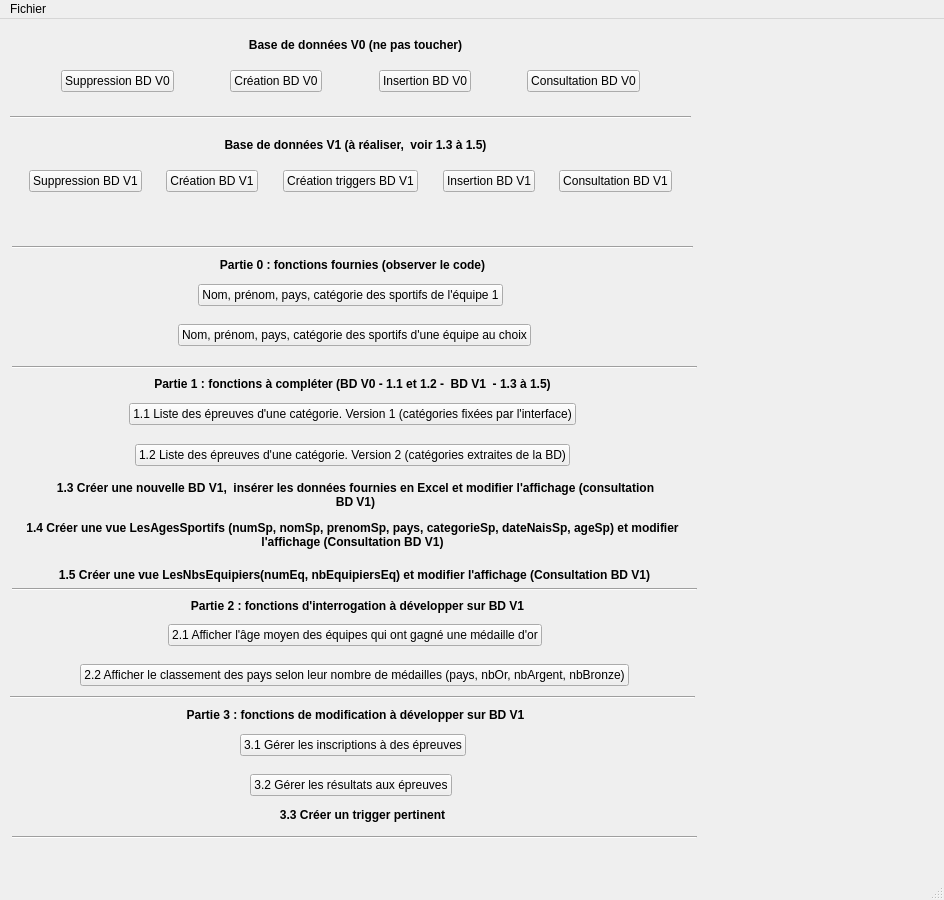
<?xml version="1.0" encoding="UTF-8"?>
<ui version="4.0">
 <class>MainWindow</class>
 <widget class="QMainWindow" name="MainWindow">
  <property name="geometry">
   <rect>
    <x>0</x>
    <y>0</y>
    <width>944</width>
    <height>900</height>
   </rect>
  </property>
  <property name="windowTitle">
   <string>Projet Jeux Olympiques</string>
  </property>
  <widget class="QWidget" name="centralwidget">
   <widget class="Line" name="line_V1">
    <property name="geometry">
     <rect>
      <x>10</x>
      <y>90</y>
      <width>681</width>
      <height>16</height>
     </rect>
    </property>
    <property name="orientation">
     <enum>Qt::Horizontal</enum>
    </property>
   </widget>
   <widget class="QLabel" name="label_V0">
    <property name="geometry">
     <rect>
      <x>10</x>
      <y>10</y>
      <width>691</width>
      <height>31</height>
     </rect>
    </property>
    <property name="font">
     <font>
      <weight>75</weight>
      <bold>true</bold>
     </font>
    </property>
    <property name="text">
     <string>Base de données V0 (ne pas toucher)</string>
    </property>
    <property name="alignment">
     <set>Qt::AlignCenter</set>
    </property>
   </widget>
   <widget class="Line" name="line_partie_0">
    <property name="geometry">
     <rect>
      <x>12</x>
      <y>220</y>
      <width>681</width>
      <height>16</height>
     </rect>
    </property>
    <property name="orientation">
     <enum>Qt::Horizontal</enum>
    </property>
   </widget>
   <widget class="QLabel" name="label_partie_0">
    <property name="geometry">
     <rect>
      <x>7</x>
      <y>230</y>
      <width>691</width>
      <height>31</height>
     </rect>
    </property>
    <property name="font">
     <font>
      <weight>75</weight>
      <bold>true</bold>
     </font>
    </property>
    <property name="text">
     <string>Partie 0 : fonctions fournies (observer le code)</string>
    </property>
    <property name="alignment">
     <set>Qt::AlignCenter</set>
    </property>
   </widget>
   <widget class="Line" name="line_partie_1">
    <property name="geometry">
     <rect>
      <x>12</x>
      <y>340</y>
      <width>685</width>
      <height>16</height>
     </rect>
    </property>
    <property name="orientation">
     <enum>Qt::Horizontal</enum>
    </property>
   </widget>
   <widget class="QLabel" name="label_partie_1">
    <property name="geometry">
     <rect>
      <x>7</x>
      <y>349</y>
      <width>691</width>
      <height>31</height>
     </rect>
    </property>
    <property name="font">
     <font>
      <weight>75</weight>
      <bold>true</bold>
     </font>
    </property>
    <property name="text">
     <string>Partie 1 : fonctions à compléter (BD V0 - 1.1 et 1.2 -  BD V1  - 1.3 à 1.5)</string>
    </property>
    <property name="alignment">
     <set>Qt::AlignCenter</set>
    </property>
   </widget>
   <widget class="QLabel" name="label_partie_1_4">
    <property name="geometry">
     <rect>
      <x>10</x>
      <y>500</y>
      <width>685</width>
      <height>31</height>
     </rect>
    </property>
    <property name="font">
     <font>
      <weight>75</weight>
      <bold>true</bold>
     </font>
    </property>
    <property name="text">
     <string>1.4 Créer une vue LesAgesSportifs (numSp, nomSp, prenomSp, pays, categorieSp, dateNaisSp, ageSp) et modifier l'affichage (Consultation BD V1)</string>
    </property>
    <property name="alignment">
     <set>Qt::AlignCenter</set>
    </property>
    <property name="wordWrap">
     <bool>true</bool>
    </property>
   </widget>
   <widget class="QLabel" name="label_partie_1_3">
    <property name="geometry">
     <rect>
      <x>50</x>
      <y>450</y>
      <width>611</width>
      <height>51</height>
     </rect>
    </property>
    <property name="font">
     <font>
      <weight>75</weight>
      <bold>true</bold>
     </font>
    </property>
    <property name="text">
     <string>1.3 Créer une nouvelle BD V1,  insérer les données fournies en Excel et modifier l'affichage (consultation BD V1)</string>
    </property>
    <property name="alignment">
     <set>Qt::AlignCenter</set>
    </property>
    <property name="wordWrap">
     <bool>true</bool>
    </property>
   </widget>
   <widget class="QLabel" name="label_partie_1_5">
    <property name="geometry">
     <rect>
      <x>12</x>
      <y>540</y>
      <width>685</width>
      <height>31</height>
     </rect>
    </property>
    <property name="font">
     <font>
      <weight>75</weight>
      <bold>true</bold>
     </font>
    </property>
    <property name="text">
     <string>1.5 Créer une vue LesNbsEquipiers(numEq, nbEquipiersEq) et modifier l'affichage (Consultation BD V1)</string>
    </property>
    <property name="alignment">
     <set>Qt::AlignCenter</set>
    </property>
    <property name="wordWrap">
     <bool>true</bool>
    </property>
   </widget>
   <widget class="Line" name="line_partie_2">
    <property name="geometry">
     <rect>
      <x>12</x>
      <y>562</y>
      <width>685</width>
      <height>16</height>
     </rect>
    </property>
    <property name="orientation">
     <enum>Qt::Horizontal</enum>
    </property>
   </widget>
   <widget class="QLabel" name="label_partie_2">
    <property name="geometry">
     <rect>
      <x>12</x>
      <y>571</y>
      <width>691</width>
      <height>31</height>
     </rect>
    </property>
    <property name="font">
     <font>
      <weight>75</weight>
      <bold>true</bold>
     </font>
    </property>
    <property name="text">
     <string>Partie 2 : fonctions d'interrogation à développer sur BD V1</string>
    </property>
    <property name="alignment">
     <set>Qt::AlignCenter</set>
    </property>
   </widget>
   <widget class="Line" name="line_partie_3">
    <property name="geometry">
     <rect>
      <x>10</x>
      <y>670</y>
      <width>685</width>
      <height>16</height>
     </rect>
    </property>
    <property name="orientation">
     <enum>Qt::Horizontal</enum>
    </property>
   </widget>
   <widget class="QLabel" name="label_partie_3">
    <property name="geometry">
     <rect>
      <x>10</x>
      <y>685</y>
      <width>691</width>
      <height>21</height>
     </rect>
    </property>
    <property name="font">
     <font>
      <weight>75</weight>
      <bold>true</bold>
     </font>
    </property>
    <property name="text">
     <string>Partie 3 : fonctions de modification à développer sur BD V1</string>
    </property>
    <property name="alignment">
     <set>Qt::AlignCenter</set>
    </property>
   </widget>
   <widget class="Line" name="line_fin">
    <property name="geometry">
     <rect>
      <x>12</x>
      <y>810</y>
      <width>685</width>
      <height>16</height>
     </rect>
    </property>
    <property name="orientation">
     <enum>Qt::Horizontal</enum>
    </property>
   </widget>
   <widget class="QLabel" name="label_retour_BD">
    <property name="geometry">
     <rect>
      <x>10</x>
      <y>190</y>
      <width>689</width>
      <height>19</height>
     </rect>
    </property>
    <property name="text">
     <string/>
    </property>
    <property name="alignment">
     <set>Qt::AlignCenter</set>
    </property>
   </widget>
   <widget class="QWidget" name="layoutWidget">
    <property name="geometry">
     <rect>
      <x>10</x>
      <y>40</y>
      <width>681</width>
      <height>44</height>
     </rect>
    </property>
    <layout class="QHBoxLayout" name="horizontalLayout_V0">
     <item>
      <spacer name="horizontalSpacer">
       <property name="orientation">
        <enum>Qt::Horizontal</enum>
       </property>
       <property name="sizeHint" stdset="0">
        <size>
         <width>40</width>
         <height>20</height>
        </size>
       </property>
      </spacer>
     </item>
     <item>
      <widget class="QPushButton" name="pushButton_supprimer_V0">
       <property name="text">
        <string>Suppression BD V0</string>
       </property>
      </widget>
     </item>
     <item>
      <spacer name="horizontalSpacer_3">
       <property name="orientation">
        <enum>Qt::Horizontal</enum>
       </property>
       <property name="sizeHint" stdset="0">
        <size>
         <width>40</width>
         <height>20</height>
        </size>
       </property>
      </spacer>
     </item>
     <item>
      <widget class="QPushButton" name="pushButton_creer_V0">
       <property name="text">
        <string>Création BD V0</string>
       </property>
      </widget>
     </item>
     <item>
      <spacer name="horizontalSpacer_2">
       <property name="orientation">
        <enum>Qt::Horizontal</enum>
       </property>
       <property name="sizeHint" stdset="0">
        <size>
         <width>40</width>
         <height>20</height>
        </size>
       </property>
      </spacer>
     </item>
     <item>
      <widget class="QPushButton" name="pushButton_inserer_V0">
       <property name="text">
        <string>Insertion BD V0</string>
       </property>
      </widget>
     </item>
     <item>
      <spacer name="horizontalSpacer_21">
       <property name="orientation">
        <enum>Qt::Horizontal</enum>
       </property>
       <property name="sizeHint" stdset="0">
        <size>
         <width>40</width>
         <height>20</height>
        </size>
       </property>
      </spacer>
     </item>
     <item>
      <widget class="QPushButton" name="pushButton_consulter_V0">
       <property name="text">
        <string>Consultation BD V0</string>
       </property>
      </widget>
     </item>
     <item>
      <spacer name="horizontalSpacer_4">
       <property name="orientation">
        <enum>Qt::Horizontal</enum>
       </property>
       <property name="sizeHint" stdset="0">
        <size>
         <width>40</width>
         <height>20</height>
        </size>
       </property>
      </spacer>
     </item>
    </layout>
   </widget>
   <widget class="QWidget" name="layoutWidget">
    <property name="geometry">
     <rect>
      <x>10</x>
      <y>260</y>
      <width>681</width>
      <height>32</height>
     </rect>
    </property>
    <layout class="QHBoxLayout" name="horizontalLayout_partie_0_1">
     <item>
      <spacer name="horizontalSpacer_7">
       <property name="orientation">
        <enum>Qt::Horizontal</enum>
       </property>
       <property name="sizeHint" stdset="0">
        <size>
         <width>40</width>
         <height>20</height>
        </size>
       </property>
      </spacer>
     </item>
     <item>
      <widget class="QPushButton" name="pushButton_fct_fournie_1">
       <property name="text">
        <string>Nom, prénom, pays, catégorie des sportifs de l'équipe 1</string>
       </property>
      </widget>
     </item>
     <item>
      <spacer name="horizontalSpacer_5">
       <property name="orientation">
        <enum>Qt::Horizontal</enum>
       </property>
       <property name="sizeHint" stdset="0">
        <size>
         <width>40</width>
         <height>20</height>
        </size>
       </property>
      </spacer>
     </item>
    </layout>
   </widget>
   <widget class="QWidget" name="layoutWidget">
    <property name="geometry">
     <rect>
      <x>12</x>
      <y>300</y>
      <width>685</width>
      <height>32</height>
     </rect>
    </property>
    <layout class="QHBoxLayout" name="horizontalLayout_partie_0_2">
     <item>
      <spacer name="horizontalSpacer_8">
       <property name="orientation">
        <enum>Qt::Horizontal</enum>
       </property>
       <property name="sizeHint" stdset="0">
        <size>
         <width>40</width>
         <height>20</height>
        </size>
       </property>
      </spacer>
     </item>
     <item>
      <widget class="QPushButton" name="pushButton_fct_fournie_2">
       <property name="text">
        <string>Nom, prénom, pays, catégorie des sportifs d'une équipe au choix</string>
       </property>
      </widget>
     </item>
     <item>
      <spacer name="horizontalSpacer_6">
       <property name="orientation">
        <enum>Qt::Horizontal</enum>
       </property>
       <property name="sizeHint" stdset="0">
        <size>
         <width>40</width>
         <height>20</height>
        </size>
       </property>
      </spacer>
     </item>
    </layout>
   </widget>
   <widget class="QWidget" name="layoutWidget">
    <property name="geometry">
     <rect>
      <x>12</x>
      <y>600</y>
      <width>685</width>
      <height>32</height>
     </rect>
    </property>
    <layout class="QHBoxLayout" name="horizontalLayout_partie_2_1">
     <item>
      <spacer name="horizontalSpacer_18">
       <property name="orientation">
        <enum>Qt::Horizontal</enum>
       </property>
       <property name="sizeHint" stdset="0">
        <size>
         <width>40</width>
         <height>20</height>
        </size>
       </property>
      </spacer>
     </item>
     <item>
      <widget class="QPushButton" name="pushButton_2_1">
       <property name="text">
        <string>2.1 Afficher l'âge moyen des équipes qui ont gagné une médaille d'or</string>
       </property>
      </widget>
     </item>
     <item>
      <spacer name="horizontalSpacer_17">
       <property name="orientation">
        <enum>Qt::Horizontal</enum>
       </property>
       <property name="sizeHint" stdset="0">
        <size>
         <width>40</width>
         <height>20</height>
        </size>
       </property>
      </spacer>
     </item>
    </layout>
   </widget>
   <widget class="QWidget" name="layoutWidget">
    <property name="geometry">
     <rect>
      <x>12</x>
      <y>640</y>
      <width>685</width>
      <height>32</height>
     </rect>
    </property>
    <layout class="QHBoxLayout" name="horizontalLayout_partie_2_2">
     <item>
      <spacer name="horizontalSpacer_20">
       <property name="orientation">
        <enum>Qt::Horizontal</enum>
       </property>
       <property name="sizeHint" stdset="0">
        <size>
         <width>40</width>
         <height>20</height>
        </size>
       </property>
      </spacer>
     </item>
     <item>
      <widget class="QPushButton" name="pushButton_2_2">
       <property name="text">
        <string>2.2 Afficher le classement des pays selon leur nombre de médailles (pays, nbOr, nbArgent, nbBronze)</string>
       </property>
      </widget>
     </item>
     <item>
      <spacer name="horizontalSpacer_19">
       <property name="orientation">
        <enum>Qt::Horizontal</enum>
       </property>
       <property name="sizeHint" stdset="0">
        <size>
         <width>40</width>
         <height>20</height>
        </size>
       </property>
      </spacer>
     </item>
    </layout>
   </widget>
   <widget class="QWidget" name="layoutWidget">
    <property name="geometry">
     <rect>
      <x>10</x>
      <y>710</y>
      <width>685</width>
      <height>32</height>
     </rect>
    </property>
    <layout class="QHBoxLayout" name="horizontalLayout_partie_3_1">
     <item>
      <spacer name="horizontalSpacer_24">
       <property name="orientation">
        <enum>Qt::Horizontal</enum>
       </property>
       <property name="sizeHint" stdset="0">
        <size>
         <width>40</width>
         <height>20</height>
        </size>
       </property>
      </spacer>
     </item>
     <item>
      <widget class="QPushButton" name="pushButton_3_1">
       <property name="text">
        <string>3.1 Gérer les inscriptions à des épreuves</string>
       </property>
      </widget>
     </item>
     <item>
      <spacer name="horizontalSpacer_23">
       <property name="orientation">
        <enum>Qt::Horizontal</enum>
       </property>
       <property name="sizeHint" stdset="0">
        <size>
         <width>40</width>
         <height>20</height>
        </size>
       </property>
      </spacer>
     </item>
    </layout>
   </widget>
   <widget class="QWidget" name="layoutWidget">
    <property name="geometry">
     <rect>
      <x>10</x>
      <y>750</y>
      <width>681</width>
      <height>32</height>
     </rect>
    </property>
    <layout class="QHBoxLayout" name="horizontalLayout_partie_3_2">
     <item>
      <spacer name="horizontalSpacer_26">
       <property name="orientation">
        <enum>Qt::Horizontal</enum>
       </property>
       <property name="sizeHint" stdset="0">
        <size>
         <width>40</width>
         <height>20</height>
        </size>
       </property>
      </spacer>
     </item>
     <item>
      <widget class="QPushButton" name="pushButton_3_2">
       <property name="text">
        <string>3.2 Gérer les résultats aux épreuves</string>
       </property>
      </widget>
     </item>
     <item>
      <spacer name="horizontalSpacer_25">
       <property name="orientation">
        <enum>Qt::Horizontal</enum>
       </property>
       <property name="sizeHint" stdset="0">
        <size>
         <width>40</width>
         <height>20</height>
        </size>
       </property>
      </spacer>
     </item>
    </layout>
   </widget>
   <widget class="QWidget" name="layoutWidget_2">
    <property name="geometry">
     <rect>
      <x>10</x>
      <y>379</y>
      <width>685</width>
      <height>32</height>
     </rect>
    </property>
    <layout class="QHBoxLayout" name="horizontalLayout_partie_1_1">
     <item>
      <spacer name="horizontalSpacer_12">
       <property name="orientation">
        <enum>Qt::Horizontal</enum>
       </property>
       <property name="sizeHint" stdset="0">
        <size>
         <width>40</width>
         <height>20</height>
        </size>
       </property>
      </spacer>
     </item>
     <item>
      <widget class="QPushButton" name="pushButton_1_1">
       <property name="text">
        <string>1.1 Liste des épreuves d'une catégorie. Version 1 (catégories fixées par l'interface)</string>
       </property>
      </widget>
     </item>
     <item>
      <spacer name="horizontalSpacer_11">
       <property name="orientation">
        <enum>Qt::Horizontal</enum>
       </property>
       <property name="sizeHint" stdset="0">
        <size>
         <width>40</width>
         <height>20</height>
        </size>
       </property>
      </spacer>
     </item>
    </layout>
   </widget>
   <widget class="QWidget" name="layoutWidget_3">
    <property name="geometry">
     <rect>
      <x>10</x>
      <y>420</y>
      <width>685</width>
      <height>32</height>
     </rect>
    </property>
    <layout class="QHBoxLayout" name="horizontalLayout_partie_1_2">
     <item>
      <spacer name="horizontalSpacer_14">
       <property name="orientation">
        <enum>Qt::Horizontal</enum>
       </property>
       <property name="sizeHint" stdset="0">
        <size>
         <width>40</width>
         <height>20</height>
        </size>
       </property>
      </spacer>
     </item>
     <item>
      <widget class="QPushButton" name="pushButton_1_2">
       <property name="text">
        <string>1.2 Liste des épreuves d'une catégorie. Version 2 (catégories extraites de la BD)</string>
       </property>
      </widget>
     </item>
     <item>
      <spacer name="horizontalSpacer_13">
       <property name="orientation">
        <enum>Qt::Horizontal</enum>
       </property>
       <property name="sizeHint" stdset="0">
        <size>
         <width>40</width>
         <height>20</height>
        </size>
       </property>
      </spacer>
     </item>
    </layout>
   </widget>
   <widget class="QLabel" name="label_trigger">
    <property name="geometry">
     <rect>
      <x>20</x>
      <y>780</y>
      <width>685</width>
      <height>31</height>
     </rect>
    </property>
    <property name="font">
     <font>
      <weight>75</weight>
      <bold>true</bold>
     </font>
    </property>
    <property name="text">
     <string>3.3 Créer un trigger pertinent</string>
    </property>
    <property name="alignment">
     <set>Qt::AlignCenter</set>
    </property>
    <property name="wordWrap">
     <bool>true</bool>
    </property>
   </widget>
   <widget class="QWidget" name="layoutWidget_4">
    <property name="geometry">
     <rect>
      <x>10</x>
      <y>140</y>
      <width>681</width>
      <height>44</height>
     </rect>
    </property>
    <layout class="QHBoxLayout" name="horizontalLayout_V1">
     <item>
      <spacer name="horizontalSpacer_9">
       <property name="orientation">
        <enum>Qt::Horizontal</enum>
       </property>
       <property name="sizeHint" stdset="0">
        <size>
         <width>40</width>
         <height>20</height>
        </size>
       </property>
      </spacer>
     </item>
     <item>
      <widget class="QPushButton" name="pushButton_supprimer_V1">
       <property name="text">
        <string>Suppression BD V1</string>
       </property>
      </widget>
     </item>
     <item>
      <spacer name="horizontalSpacer_10">
       <property name="orientation">
        <enum>Qt::Horizontal</enum>
       </property>
       <property name="sizeHint" stdset="0">
        <size>
         <width>40</width>
         <height>20</height>
        </size>
       </property>
      </spacer>
     </item>
     <item>
      <widget class="QPushButton" name="pushButton_creer_V1">
       <property name="text">
        <string>Création BD V1</string>
       </property>
      </widget>
     </item>
     <item>
      <spacer name="horizontalSpacer_27">
       <property name="orientation">
        <enum>Qt::Horizontal</enum>
       </property>
       <property name="sizeHint" stdset="0">
        <size>
         <width>40</width>
         <height>20</height>
        </size>
       </property>
      </spacer>
     </item>
     <item>
      <widget class="QPushButton" name="pushButton_2">
       <property name="text">
        <string>Création triggers BD V1</string>
       </property>
      </widget>
     </item>
     <item>
      <spacer name="horizontalSpacer_15">
       <property name="orientation">
        <enum>Qt::Horizontal</enum>
       </property>
       <property name="sizeHint" stdset="0">
        <size>
         <width>40</width>
         <height>20</height>
        </size>
       </property>
      </spacer>
     </item>
     <item>
      <widget class="QPushButton" name="pushButton_inserer_V1">
       <property name="text">
        <string>Insertion BD V1</string>
       </property>
      </widget>
     </item>
     <item>
      <spacer name="horizontalSpacer_31">
       <property name="orientation">
        <enum>Qt::Horizontal</enum>
       </property>
       <property name="sizeHint" stdset="0">
        <size>
         <width>40</width>
         <height>20</height>
        </size>
       </property>
      </spacer>
     </item>
     <item>
      <widget class="QPushButton" name="pushButton_consulter_V1">
       <property name="text">
        <string>Consultation BD V1</string>
       </property>
      </widget>
     </item>
     <item>
      <spacer name="horizontalSpacer_16">
       <property name="orientation">
        <enum>Qt::Horizontal</enum>
       </property>
       <property name="sizeHint" stdset="0">
        <size>
         <width>40</width>
         <height>20</height>
        </size>
       </property>
      </spacer>
     </item>
    </layout>
   </widget>
   <widget class="QLabel" name="label_V1">
    <property name="geometry">
     <rect>
      <x>10</x>
      <y>110</y>
      <width>691</width>
      <height>31</height>
     </rect>
    </property>
    <property name="font">
     <font>
      <weight>75</weight>
      <bold>true</bold>
     </font>
    </property>
    <property name="text">
     <string>Base de données V1 (à réaliser,  voir 1.3 à 1.5)</string>
    </property>
    <property name="alignment">
     <set>Qt::AlignCenter</set>
    </property>
   </widget>
  </widget>
  <widget class="QMenuBar" name="menubar">
   <property name="geometry">
    <rect>
     <x>0</x>
     <y>0</y>
     <width>944</width>
     <height>21</height>
    </rect>
   </property>
   <widget class="QMenu" name="menuFiles">
    <property name="title">
     <string>Fichier</string>
    </property>
    <addaction name="actionQuitter"/>
   </widget>
   <addaction name="menuFiles"/>
  </widget>
  <widget class="QStatusBar" name="statusbar"/>
  <action name="actionQuitter">
   <property name="text">
    <string>Quitter</string>
   </property>
  </action>
 </widget>
 <resources/>
 <connections>
  <connection>
   <sender>actionQuitter</sender>
   <signal>triggered()</signal>
   <receiver>MainWindow</receiver>
   <slot>close()</slot>
   <hints>
    <hint type="sourcelabel">
     <x>-1</x>
     <y>-1</y>
    </hint>
    <hint type="destinationlabel">
     <x>399</x>
     <y>299</y>
    </hint>
   </hints>
  </connection>
  <connection>
   <sender>pushButton_creer_V0</sender>
   <signal>clicked()</signal>
   <receiver>MainWindow</receiver>
   <slot>createDBV0()</slot>
   <hints>
    <hint type="sourcelabel">
     <x>314</x>
     <y>93</y>
    </hint>
    <hint type="destinationlabel">
     <x>135</x>
     <y>130</y>
    </hint>
   </hints>
  </connection>
  <connection>
   <sender>pushButton_inserer_V0</sender>
   <signal>clicked()</signal>
   <receiver>MainWindow</receiver>
   <slot>insertDBV0()</slot>
   <hints>
    <hint type="sourcelabel">
     <x>463</x>
     <y>93</y>
    </hint>
    <hint type="destinationlabel">
     <x>388</x>
     <y>127</y>
    </hint>
   </hints>
  </connection>
  <connection>
   <sender>pushButton_supprimer_V0</sender>
   <signal>clicked()</signal>
   <receiver>MainWindow</receiver>
   <slot>deleteDBV0()</slot>
   <hints>
    <hint type="sourcelabel">
     <x>168</x>
     <y>93</y>
    </hint>
    <hint type="destinationlabel">
     <x>598</x>
     <y>139</y>
    </hint>
   </hints>
  </connection>
  <connection>
   <sender>pushButton_consulter_V0</sender>
   <signal>clicked()</signal>
   <receiver>MainWindow</receiver>
   <slot>openDataV0()</slot>
   <hints>
    <hint type="sourcelabel">
     <x>628</x>
     <y>93</y>
    </hint>
    <hint type="destinationlabel">
     <x>498</x>
     <y>183</y>
    </hint>
   </hints>
  </connection>
  <connection>
   <sender>pushButton_fct_fournie_1</sender>
   <signal>clicked()</signal>
   <receiver>MainWindow</receiver>
   <slot>open_fct_fournie_1()</slot>
   <hints>
    <hint type="sourcelabel">
     <x>488</x>
     <y>307</y>
    </hint>
    <hint type="destinationlabel">
     <x>79</x>
     <y>174</y>
    </hint>
   </hints>
  </connection>
  <connection>
   <sender>pushButton_fct_fournie_2</sender>
   <signal>clicked()</signal>
   <receiver>MainWindow</receiver>
   <slot>open_fct_fournie_2()</slot>
   <hints>
    <hint type="sourcelabel">
     <x>514</x>
     <y>347</y>
    </hint>
    <hint type="destinationlabel">
     <x>116</x>
     <y>221</y>
    </hint>
   </hints>
  </connection>
  <connection>
   <sender>pushButton_supprimer_V1</sender>
   <signal>clicked()</signal>
   <receiver>MainWindow</receiver>
   <slot>deleteDBV1()</slot>
   <hints>
    <hint type="sourcelabel">
     <x>136</x>
     <y>193</y>
    </hint>
    <hint type="destinationlabel">
     <x>190</x>
     <y>239</y>
    </hint>
   </hints>
  </connection>
  <connection>
   <sender>pushButton_creer_V1</sender>
   <signal>clicked()</signal>
   <receiver>MainWindow</receiver>
   <slot>createDBV1()</slot>
   <hints>
    <hint type="sourcelabel">
     <x>252</x>
     <y>193</y>
    </hint>
    <hint type="destinationlabel">
     <x>378</x>
     <y>235</y>
    </hint>
   </hints>
  </connection>
  <connection>
   <sender>pushButton_inserer_V1</sender>
   <signal>clicked()</signal>
   <receiver>MainWindow</receiver>
   <slot>insertDBV1()</slot>
   <hints>
    <hint type="sourcelabel">
     <x>525</x>
     <y>193</y>
    </hint>
    <hint type="destinationlabel">
     <x>512</x>
     <y>234</y>
    </hint>
   </hints>
  </connection>
  <connection>
   <sender>pushButton_consulter_V1</sender>
   <signal>clicked()</signal>
   <receiver>MainWindow</receiver>
   <slot>openDataV1()</slot>
   <hints>
    <hint type="sourcelabel">
     <x>646</x>
     <y>190</y>
    </hint>
    <hint type="destinationlabel">
     <x>693</x>
     <y>206</y>
    </hint>
   </hints>
  </connection>
  <connection>
   <sender>pushButton_1_1</sender>
   <signal>clicked()</signal>
   <receiver>MainWindow</receiver>
   <slot>open_fct_comp_1()</slot>
   <hints>
    <hint type="sourcelabel">
     <x>555</x>
     <y>426</y>
    </hint>
    <hint type="destinationlabel">
     <x>686</x>
     <y>412</y>
    </hint>
   </hints>
  </connection>
  <connection>
   <sender>pushButton_1_2</sender>
   <signal>clicked()</signal>
   <receiver>MainWindow</receiver>
   <slot>open_fct_comp_2()</slot>
   <hints>
    <hint type="sourcelabel">
     <x>549</x>
     <y>467</y>
    </hint>
    <hint type="destinationlabel">
     <x>662</x>
     <y>459</y>
    </hint>
   </hints>
  </connection>
  <connection>
   <sender>pushButton_2</sender>
   <signal>clicked()</signal>
   <receiver>MainWindow</receiver>
   <slot>createTriggersDBV1()</slot>
   <hints>
    <hint type="sourcelabel">
     <x>350</x>
     <y>187</y>
    </hint>
    <hint type="destinationlabel">
     <x>362</x>
     <y>207</y>
    </hint>
   </hints>
  </connection>
  <connection>
   <sender>pushButton_2_1</sender>
   <signal>clicked()</signal>
   <receiver>MainWindow</receiver>
   <slot>open_agemoy()</slot>
   <hints>
    <hint type="sourcelabel">
     <x>433</x>
     <y>627</y>
    </hint>
    <hint type="destinationlabel">
     <x>605</x>
     <y>629</y>
    </hint>
   </hints>
  </connection>
  <connection>
   <sender>pushButton_2_2</sender>
   <signal>clicked()</signal>
   <receiver>MainWindow</receiver>
   <slot>open_classementpays()</slot>
   <hints>
    <hint type="sourcelabel">
     <x>537</x>
     <y>674</y>
    </hint>
    <hint type="destinationlabel">
     <x>790</x>
     <y>676</y>
    </hint>
   </hints>
  </connection>
 </connections>
 <slots>
  <slot>createDBV0()</slot>
  <slot>insertDBV0()</slot>
  <slot>deleteDBV0()</slot>
  <slot>openDataV0()</slot>
  <slot>open_fct_fournie_1()</slot>
  <slot>open_fct_fournie_2()</slot>
  <slot>open_fct_comp_1()</slot>
  <slot>open_fct_comp_2()</slot>
  <slot>deleteDBV1()</slot>
  <slot>createDBV1()</slot>
  <slot>insertDBV1()</slot>
  <slot>openDataV1()</slot>
  <slot>createTriggersDBV1()</slot>
  <slot>open_agemoy()</slot>
  <slot>open_classementpays()</slot>
  <slot>slot1()</slot>
 </slots>
</ui>
